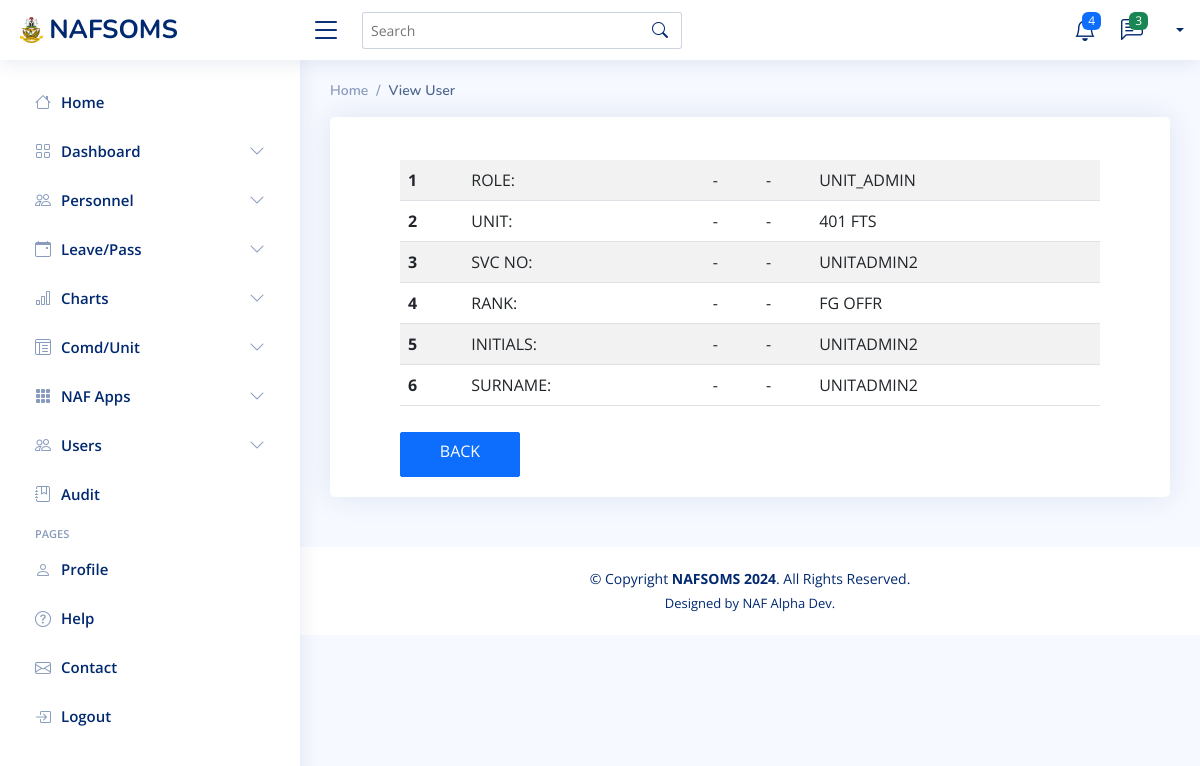
/SUPER_EDITOR/superEditorViewUser.php?svcNo=unitAdmin2, run on the app's committed database.
### tables this page shows
CREATE TABLE `users` (
  `SVC_NO` varchar(20) NOT NULL,
  `RANK` varchar(20) NOT NULL,
  `INITIALS` varchar(20) NOT NULL,
  `SURNAME` varchar(50) NOT NULL,
  `UNIT_CODE` varchar(20) NOT NULL,
  `USER_ROLE` varchar(20) NOT NULL,
  `PASSWORD` varchar(50) NOT NULL
);

### SUPER_EDITOR/superEditorViewUser.php (the view, shortened to what this page needs)
<?php include('../Connection.php'); ?>
<?php include 'superEditorHeader.php'; ?>
<?php include 'superEditorSideNavBar.php'; ?>
<?php
    if(isset($_GET['svcNo'])){
     $svcNo = $_GET['svcNo'];
     $userSQL = "SELECT * FROM users WHERE SVC_NO = '$svcNo'";
     $userResult = mysqli_query($conn, $userSQL);
    while($row = mysqli_fetch_assoc($userResult)){
?>
<main id="main" class="main">
    <div class="pagetitle">
      <nav>
        <ol class="breadcrumb">
          <li class="breadcrumb-item"><a href="superEditorHome">Home</a></li>
          <li class="breadcrumb-item active">View User</li>
        </ol>
      </nav>
    </div>
    <section class="section">
      <div class="row">
        <div class="col-lg-12">
          <div class="card" style="padding-left:50px; padding-right:50px;">
            <div class="card-body">
              <h5 class="card-title"><?php echo ($_SESSION['svcNo']);?></h5>
              <table class="table table-striped" style="text-transform:uppercase;">
                <tbody>
                  <tr>
                    <th scope="row">1</th>
                    <td>ROLE:</td>
                    <td>-</td>
                    <td>-</td>
                    <td><?php echo $row['USER_ROLE']; ?></td>
                  </tr>
                  <tr>
                     <th scope="row">2</th>
                    <td>UNIT:</td>
                    <td>-</td>
                    <td>-</td>
                    <td><?php echo $row['UNIT_CODE']; ?></td>
                 </tr>
                  <tr>
                     <th scope="row">3</th>
                    <td>SVC NO:</td>
                    <td>-</td>
                    <td>-</td>
                    <td><?php echo $row['SVC_NO']; ?></td>
                 </tr>
                 <tr>
                     <th scope="row">4</th>
                    <td>RANK:</td>
                    <td>-</td>
                    <td>-</td>
                    <td><?php echo $row['RANK']; ?></td>
                 </tr>
                   <tr>
                     <th scope="row">5</th>
                    <td>INITIALS:</td>
                    <td>-</td>
                    <td>-</td>
                    <td><?php echo $row['INITIALS']; ?></td>
                 </tr>
                   <tr>
                     <th scope="row">6</th>
                    <td>SURNAME:</td>
                    <td>-</td>
                    <td>-</td>
                    <td><?php echo $row['SURNAME']; ?></td>
                 </tr>
                </tbody>
              </table>
              <a href="superEditorUsers" type="button" name="update" class="btn btn-primary" style="border-radius:2px; width:120px; height:45px; margin-top:10px;">BACK</a>
            </div>
          </div>
        </div>
      </div>
    </section>
  </main>
  <?php include 'superEditorFooter.php'; ?>
 <?php
}}?>

### SUPER_EDITOR/superEditorFooter.php (shortened to what this page needs)
  <footer id="footer" class="footer" style="background-color:white; color:black; border:1px solid white;">
    <div class="copyright">
      &copy; Copyright <strong><span>NAFSOMS 2024</span></strong>. All Rights Reserved.
    </div>
    <div class="credits">
      Designed by NAF Alpha Dev.
    </div>
  </footer>
</body>
</html>

### assets/css/style.css (style rules this page uses)
:root { scroll-behavior: smooth; }
body { font-family: "Open Sans", sans-serif; background: #f6f9ff; color: #444444; }
h1, h2, h3, h4, h5, h6 { font-family: "Nunito", sans-serif; }
#main { margin-top: 60px; padding: 20px 30px; transition: all 0.3s; }
.pagetitle { margin-bottom: 10px; }
.card { margin-bottom: 30px; border: none; border-radius: 5px; box-shadow: 0px 0 30px rgba(1, 41, 112, 0.1); }
.card-title { padding: 20px 0 15px 0; font-size: 18px; font-weight: 500; color: #012970; font-family: "Poppins", sans-serif; }
.card-body { padding: 0 20px 20px 20px; }
.breadcrumb { font-size: 14px; font-family: "Nunito", sans-serif; color: #899bbd; font-weight: 600; }
.breadcrumb a { color: #899bbd; transition: 0.3s; }
.breadcrumb .breadcrumb-item::before { color: #899bbd; }
.breadcrumb .active { color: #51678f; font-weight: 600; }
@media (min-width: 1200px) { #main, #footer { margin-left: 300px; } }
.footer { padding: 20px 0; font-size: 14px; transition: all 0.3s; border-top: 1px solid #cddfff; }
.footer .copyright { text-align: center; color: #012970; }
.footer .credits { padding-top: 5px; text-align: center; font-size: 13px; color: #012970; }

### data on the page
users: USER_ROLE "UNIT_ADMIN", UNIT_CODE "401 FTS", SVC_NO "UNITADMIN2", RANK "FG OFFR", INITIALS "UNITADMIN2", SURNAME "UNITADMIN2"
